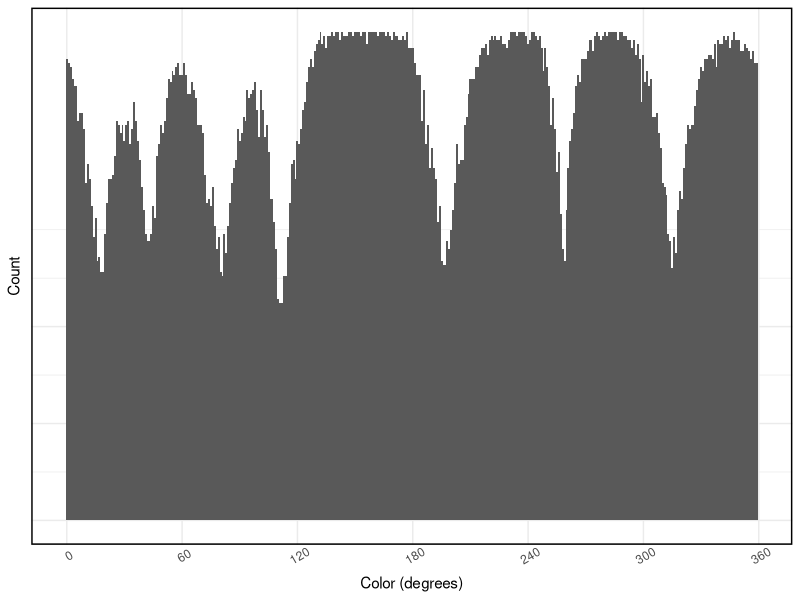

Generate this figure with R: (Note: this script raises an error after producing the figure.)
library(tidyverse)

all_data_exp4 <- read_csv("data/category-naming/all_data_exp4.csv")
all_data_exp5 <- read_csv("data/category-naming/all_data_exp5.csv")


#exp4
plot_exp4 = all_data_exp4 %>%
  ggplot(aes(x=item, fill = colorVal, group = colorname))+
  geom_histogram(binwidth = 1, position = "identity")+
  scale_fill_identity()+  theme_minimal()+
  theme(panel.grid.minor.x = element_blank())+
  scale_x_continuous(breaks = seq(0,360,60))+
  scale_y_continuous(breaks = seq(0,50,25), labels = c())+
  theme(axis.text.x = element_text(angle = 30),
        panel.border = element_rect(colour = "black", fill=NA, size=1))+
  #facet_grid(~colorname)+
  labs(y="Count", x = "Color (degrees)")


plot_exp4


props = all_data_exp4 %>%
  group_by(colorname)%>%
  summarise(N=n()) %>%
  mutate(prop=N/sum(N))%>%
  dplyr::select(colorname,prop)

all_data_exp4$colorVal

tmp = all_data_exp4 %>%
  #mutate(item = .bincode(item, breaks = seq(0,360,1), include.lowest = T))%>%
  group_by(colorname, item)%>%
  summarise(N=n())

tmp$colorVal = sapply(tmp$item, convert360ToColorVal)
tmp%>%
  ggplot(aes(x=item, y= N, group = colorname, fill = colorVal, col = colorVal))+
  geom_histogram(binwidth = 5, position = "identity", stat = "identity", alpha = .8)+
  theme_minimal()+
  scale_fill_identity()+
  scale_color_identity()+
  #scale_x_continuous(breaks = seq(0,72,2), labels = seq(0,360,10))+
  labs(y="count", x="colors reproduced")+
  #scale_y_continuous(breaks = seq(0,50,25), labels = c())+
  theme(axis.text.x = element_text(angle = 30))+
  #facet_grid(~colorname)+
  labs(y="Count", x = "Color (degrees)")#+
#ggtitle("Category given color")

all_data_exp4 %>% pull(subject)%>% unique() %>% length()



#exp5



weighted_data_exp5 = all_data_exp5 %>%
  mutate(color = .bincode(color, breaks = seq(0,360,5), include.lowest = T))%>%
  group_by(color, colorVal, colorname) %>%
  summarise(N=n())%>%
  ungroup()%>%
  complete(color, colorname,
           fill = list(N = 0)) %>%
  inner_join(props, by = "colorname")%>%
  mutate(N=N*prop)


weighted_data_exp5 %>%
  ggplot(aes(x=color, y= N, group = colorname, fill = colorVal, color = colorVal))+
  geom_histogram(position = "identity", stat = "identity")+
  scale_fill_identity()+  
  scale_color_identity()+ 
  theme_minimal()

plot_exp5 =all_data_exp5%>%
  ggplot(aes(x=color, fill = colorVal))+
  geom_histogram(aes(group = colorname),binwidth = 5, alpha = 0.5, position = "identity")+
  scale_fill_identity()+
  theme_minimal()+
  theme(panel.grid.minor.x = element_blank())+
  scale_x_continuous(breaks = seq(0,360,60))+
  scale_y_continuous(breaks = seq(0,50,25), labels = c())+
  #facet_grid(~colorname)+
  theme(axis.text.x = element_text(angle = 30),
        panel.border = element_rect(colour = "black", fill=NA, size=1))+
  labs(y="Count", x = "Color (degrees)")

all_data_exp5 %>% pull(subject)%>% unique() %>% length()




